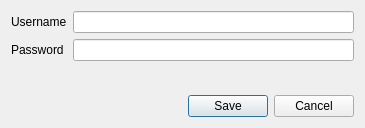
<?xml version="1.0" encoding="UTF-8"?>
<ui version="4.0">
 <class>UserLoginDialog</class>
 <widget class="QDialog" name="UserLoginDialog">
  <property name="geometry">
   <rect>
    <x>0</x>
    <y>0</y>
    <width>365</width>
    <height>128</height>
   </rect>
  </property>
  <property name="windowTitle">
   <string>Login to Your WebGuitarPro Profile</string>
  </property>
  <property name="layoutDirection">
   <enum>Qt::LeftToRight</enum>
  </property>
  <layout class="QVBoxLayout" name="verticalLayout">
   <item>
    <layout class="QFormLayout" name="formLayout">
     <item row="0" column="0">
      <widget class="QLabel" name="llName">
       <property name="text">
        <string>Username</string>
       </property>
      </widget>
     </item>
     <item row="0" column="1">
      <widget class="QLineEdit" name="leUsername"/>
     </item>
     <item row="1" column="0">
      <widget class="QLabel" name="llLanguage_1">
       <property name="text">
        <string>Password</string>
       </property>
      </widget>
     </item>
     <item row="1" column="1">
      <widget class="QLineEdit" name="lePassword"/>
     </item>
    </layout>
   </item>
   <item>
    <widget class="QDialogButtonBox" name="buttonBox">
     <property name="orientation">
      <enum>Qt::Horizontal</enum>
     </property>
     <property name="standardButtons">
      <set>QDialogButtonBox::Cancel|QDialogButtonBox::Save</set>
     </property>
    </widget>
   </item>
  </layout>
 </widget>
 <resources/>
 <connections/>
</ui>
